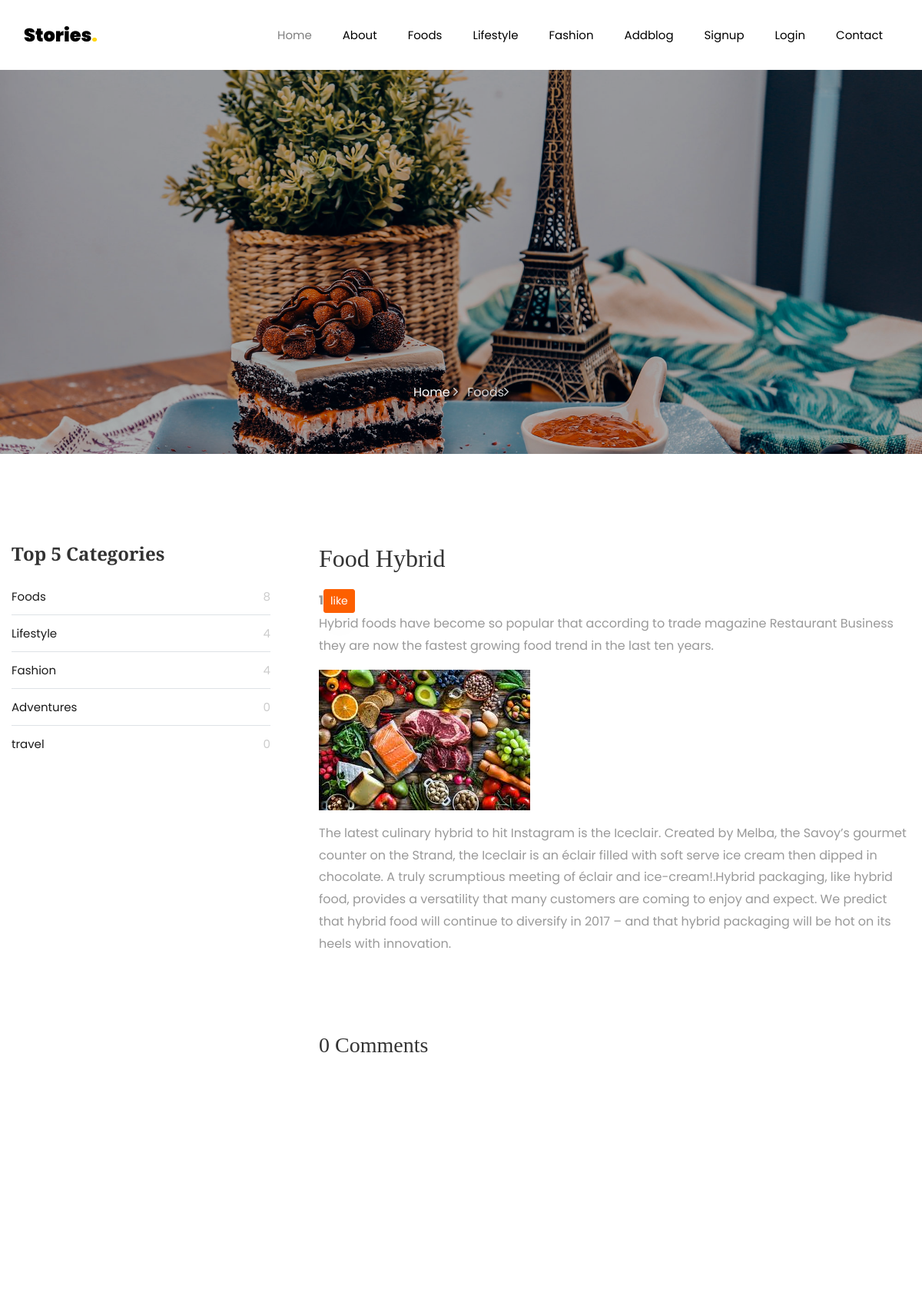
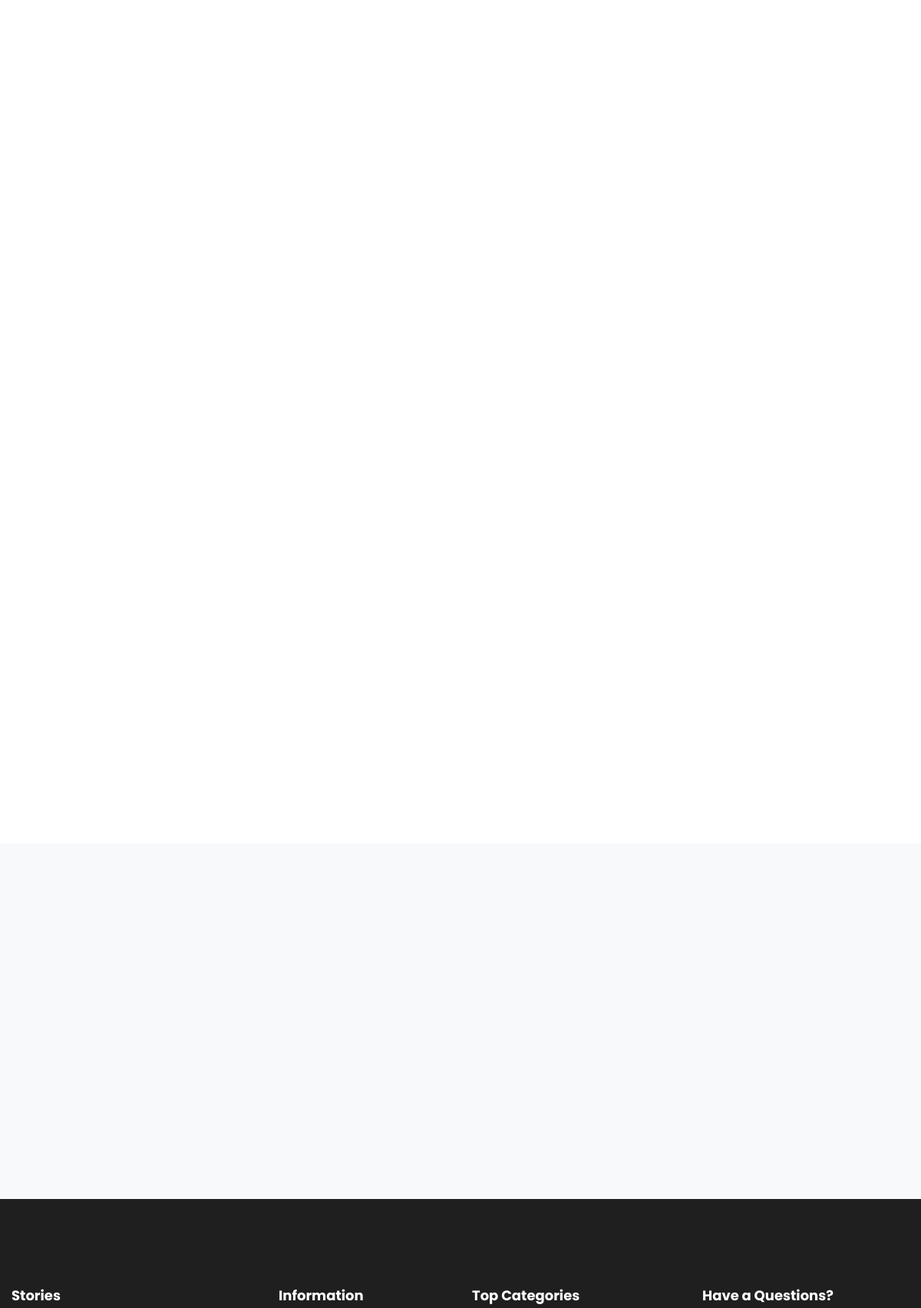
/blog_detail/17/ (upper part), run on the app's committed database (2 pictures, top to bottom).
### blog/models.py (models this page shows, shortened)
class Blog(models.Model):
    cat=models.ForeignKey(category,on_delete=models.CASCADE,null=True)
    usr=models.ForeignKey(User,on_delete=models.CASCADE,null=True)
    title=models.CharField(max_length=100,null=True)
    sdes=models.TextField(null=True)
    long_des = models.TextField(null=True)
    images=models.FileField(null=True)
    date = models.DateField(null=True)

class category(models.Model):
    name=models.CharField( max_length=100,null=True)

### blog/views.py (the view, shortened to what this page needs)
# urls.py: path('blog_detail/<int:bid>/',blog_detail,name='blog_detail'),
def blog_detail(request,bid):
    allcat=category.objects.all()
    allcat=allcat[0:5]
    blog_data=Blog.objects.get(id=bid)
    comment_data=user_comment.objects.filter(blogdata=blog_data)
    comment_data=comment_data[ : :-1]
    comment_data=comment_data[ :6]
    allblog = Blog.objects.all()
    allblog = allblog[::-1]
    last_four_blog = allblog[2:6]
    d={"blog_data":blog_data,"comment_data":comment_data,"allcat":allcat,"recent_blog":last_four_blog}
    return render(request,'blog_detail.html',d)

### blog/templates/blog_detail.html (shortened to what this page needs)
{% extends 'base.html' %}
	{% load static %}
	{% block body %}
{% if blog_data.cat.name == 'Foods' %}
    <section class="hero-wrap hero-wrap-2" style="background-image: url({% static 'images/bg_4.jpg' %});">
       <div class="overlay"></div>
      <div class="container">
        <div class="row no-gutters slider-text align-items-end justify-content-center">
          <div class="col-md-9 ftco-animate pb-5 text-center">
            <p class="breadcrumbs"><span class="mr-2"><a href="index.html">Home <i class="ion-ios-arrow-forward"></i></a></span> <span>{{blog_data.cat.name}}<i class="ion-ios-arrow-forward"></i></span></p>
          </div>
        </div>
      </div>
    </section>
      {% endif %}
		<section class="ftco-section">
      <div class="container">
        <div class="row">
          <div class="col-lg-8 order-lg-last ftco-animate">
            <h2 class="mb-3">{{blog_data.title}}</h2>
            <b class="text-blod"> {{blog_data.like_blog_set.count}}</b><a  href="{% url 'blog_like' blog_data.id %}"><button class="btn btn-primary btn-sm" class="button-sm" >like</button></a>
            <p>{{blog_data.sdes}}</p>
            <p>
              <img src="{{blog_data.images.url}}" alt="" class="img-fluid">
            </p>
            <p>{{blog_data.long_des}}</p>
            <div class="pt-5 mt-5">
              <h3 class="mb-5">{{blog_data.user_comment_set.count}} Comments</h3>
            </div>
          </div>
          <div class="col-lg-4 sidebar pr-lg-5 ftco-animate">
            <div class="sidebar-box ftco-animate">
              <ul class="categories">
                <h3 class="heading mb-4"> Top 5 Categories</h3>
                {% for i in allcat %}
                <li><a href="#">{{i.name}} <span>{{i.blog_set.count}}</span></a></li>
                {% endfor %}
              </ul>
            </div>
          </div>
        </div>
      </div>
    </section>
	{% endblock %}

### data on the page
Blog: cat.name "Foods", title "Food Hybrid", like_blog_set.count "1", sdes "Hybrid foods have become so popular that according to trade magazine Restaurant Business they are now the fastest growing food trend in the last ten years.", images (picture), long_des "The latest culinary hybrid to hit Instagram is the Iceclair. Created by Melba, the Savoy’s gourmet counter on the Strand, the Iceclair is an éclair filled with soft serve ice cream then dipped in chocolate. A truly scrumptious meeting of éclair and ice-cream!.Hybrid packaging, like hybrid food, provides a versatility that many customers are coming to enjoy and expect. We predict that hybrid food will continue to diversify in 2017 – and that hybrid packaging will be hot on its heels with innovation.", user_comment_set.count "0"
category: name "Foods", blog_set.count "8"
category: name "Lifestyle", blog_set.count "4"
category: name "Fashion", blog_set.count "4"
category: name "Adventures", blog_set.count "0"
category: name "travel", blog_set.count "0"
